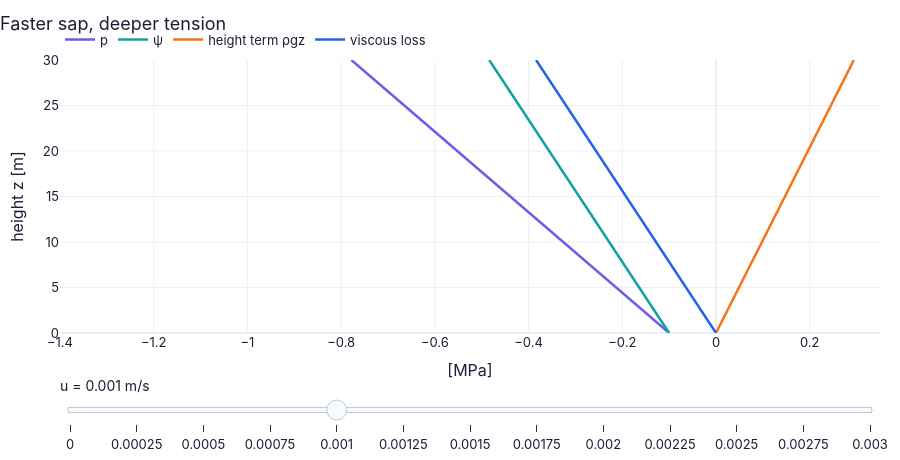

The notebook cell this image was saved under:
### Code cell
us = list(np.round(np.linspace(0, 3e-3, 13), 5))              # sap speeds 0 … 3 mm/s
zz = np.linspace(0, tree["H"], 61)                            # heights [m]
def column(u_):                                               # ψ terms and p along the trunk for one sap speed
    c_ = ch16.xylem_column(zz, psi_soil=tree["psi_soil"], u=u_, a=tree["a_xylem"], mu=tree["mu_w"])   # `ch16.xylem_column` (the chapter module)
    return {"p": (c_["p"]/1e6, zz), "ψ": (c_["psi"]/1e6, zz), "height term ρgz": (c_["gravity"]/1e6, zz),   # what this function hands back
            "viscous loss": (-c_["viscous"]/1e6, zz)}   # (continued from the line above)
fig = slider_figure(column, "u", us, unit="m/s", xlabel="[MPa]", ylabel="height z [m]",   # build the slider figure (every position computed now)
                    title="Faster sap, deeper tension", xrange=[-1.4, 0.35], yrange=[0, 30], active=4)   # the figure's title: its message
fig.show()   # display the figure
